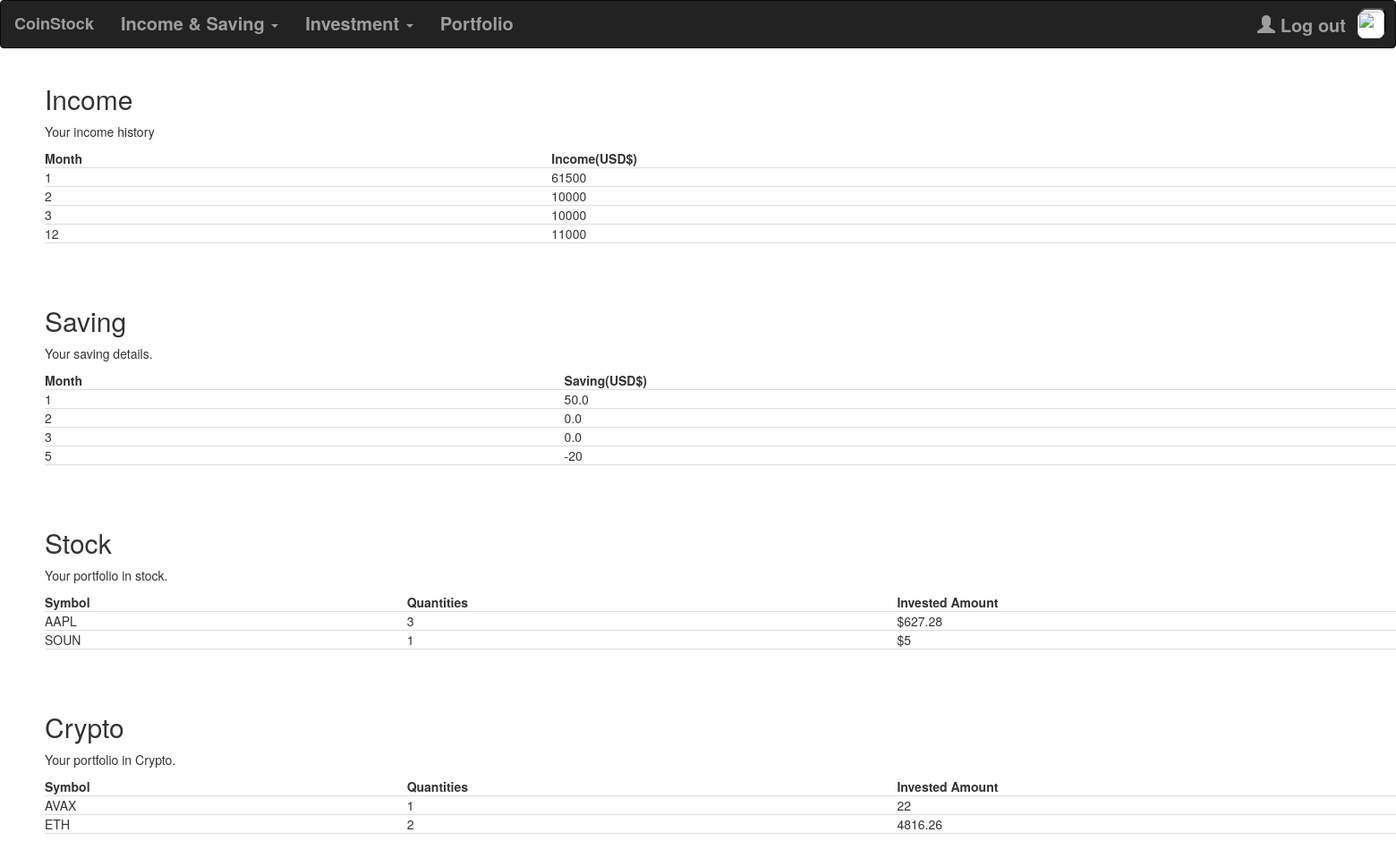
The app's page /portfolio (signed in) with its own data.
### tables this page shows
CREATE TABLE stock(
id INTEGER PRIMARY KEY AUTOINCREMENT,
symbol TEXT NOT NULL,
shares INTERGER NOT NULL,
price INTERGER NOT NULL,
timestamp DATETIME DEFAULT CURRENT_TIMESTAMP,
user_id INTERGER NOT NULL, amount INTERGER NOT NULL,
FOREIGN KEY (user_id) REFERENCES users(id)
);

CREATE TABLE coin(
id INTEGER PRIMARY KEY AUTOINCREMENT,
Coin_symbol TEXT NOT NULL,
quantities INTERGER NOT NULL,
price INTERGER NOT NULL,
timestamp DATETIME DEFAULT CURRENT_TIMESTAMP,
user_id INTERGER NOT NULL, amount INTERGER NOT NULL,
FOREIGN KEY (user_id) REFERENCES users(id)
);

### app.py (the view)
@app.route("/portfolio")
@login_required
def portfolio():
        user_id = session["user_id"]
        income = db.execute("SELECT month ,SUM(income) as total_income from income WHERE user_id =? Group by month", user_id)
        saving = db.execute("SELECT month ,SUM(saving) as total_saving from saving WHERE user_id =? Group by month", user_id)
        stock = db.execute("SELECT symbol,SUM(shares) as total_shares ,SUM(amount) as total_amount from stock WHERE user_id =? Group by symbol", user_id)
        coin = db.execute("SELECT Coin_symbol, SUM(quantities) as total_quantities , SUM(amount) as total_amount from coin WHERE user_id =? Group by Coin_symbol", user_id)
        return render_template('portfolio.html',incomes =income, savings = saving, stocks = stock, coins = coin)

### app.py (called while the page is built)
def login_required(f):
    @wraps(f)
    def decorated_function(*args, **kwargs):
        if session.get("user_id") == None:
            flash("Login Required.")
            return redirect("/login")
        return f(*args, **kwargs)
    return decorated_function

### templates/portfolio.html (shortened to what this page needs)
{% extends "index.html"%}
{% block content %}
<body>
    <div class="all-form">
        <form action="/portfolio" method="post">
            <div class="arranged_table">
                <fieldset>
                    <h2>Income</h2>
                    <p>Your income history</p>
                    <table>
                        <tr>
                            <th>Month</th>
                            <th>Income(USD$)</th>
                        </tr>
                        {% for income in incomes %}
                        <tr>
                                <td>{{income.month}}</td>
                                <td>{{income.total_income}}</td>
                        </tr>
                        {% endfor %}
                    </table>
                </fieldset>
                <fieldset>
                    <h2>Saving</h2>
                    <p>Your saving details.</p>
                    <table>
                        <tr>
                            <th>Month</th>
                            <th>Saving(USD$)</th>
                        </tr>
                        {% for saving in savings %}
                        <tr>
                                <td>{{saving.month}}</td>
                                <td>{{saving.total_saving}}</td>
                        </tr>
                        {% endfor %}
                    </table>
                </fieldset>
                <fieldset>
                    <h2>Stock </h2>
                    <p>Your portfolio in stock.</p>
                    <table>
                        <tr>
                            <th>Symbol</th>
                            <th>Quantities</th>
                            <th>Invested Amount</th>
                        </tr>
                        {% for stock in stocks %}
                        <tr>
                                <td>{{stock.symbol}}</td>
                                <td>{{stock.total_shares}}</td>
                                <td>${{stock.total_amount}}</td>
                        </tr>
                        {% endfor %}
                    </table>
                </fieldset>
                <fieldset>
                    <h2>Crypto </h2>
                    <p>Your portfolio in Crypto.</p>
                    <table>
                        <tr>
                            <th>Symbol</th>
                            <th>Quantities</th>
                            <th>Invested Amount</th>
                        </tr>
                        {% for coin in coins %}
                        <tr>
                                <td>{{coin.Coin_symbol}}</td>
                                <td>{{coin.total_quantities}}</td>
                                <td>{{coin.total_amount}}</td>
                        </tr>
                        {% endfor %}
                    </table>
                </fieldset>
            </div>
        </body>
{% endblock %}

### templates/index.html (shortened to what this page needs)
<!DOCTYPE html>
<html lang="en">
    <head>
        <link href="/static/styles.css" rel="stylesheet">
        <link rel="stylesheet" href="https://maxcdn.bootstrapcdn.com/bootstrap/3.4.1/css/bootstrap.min.css">
    </head>
    <body>
        <nav class="navbar navbar-inverse">
            <div class="container-fluid">
                <div class="navbar-header">
                    <a class="navbar-brand" href="/">CoinStock</a>
                </div>
                <ul class="nav navbar-nav">
                    <li class="dropdown"><a class="dropdown-toggle" data-toggle="dropdown" href="#"> Income & Saving <span class="caret"></span></a>
                    </li>
                    <li class="dropdown"><a class="dropdown-toggle" data-toggle="dropdown" href="#">Investment <span class="caret"></span></a>
                    </li>
                    <li><a href="/portfolio">Portfolio</a></li>
                </ul>
                <ul class="nav navbar-nav navbar-right">
                    {% if session["user_id"] %}
                        <li><a href="logout"><span class="glyphicon glyphicon-user"></span> Log out</a></li>
                    {% else %}
                        <li><a href="login"><span class="glyphicon glyphicon-user"></span> Login</a></li>
                        <li><a href="register"><span class="glyphicon glyphicon-log-in"></span>Register</a></li>
                    {% endif %}
                    <button class="dark" onclick="dark_mode_theme()" id="dark_mode"><img class="dark" src="https://img.icons8.com/?size=50&id=sVdEqLzVHv9I&format=png"></button>
                </ul>
            </div>
        </nav>
        <main>
            {% block content %}{% endblock %}
        </main>
    </body>
    </html>

### static/styles.css (style rules this page uses)
.all-form { margin-bottom: 20px; grid-template-columns: 70px auto; display: grid; justify-content: center; margin-left:-150px; }
form { display: flex; flex-direction: column; width: 300px; }
.arranged_table { position: absolute; left: 0; margin-left: 50px; }
table { width: 800%; border-collapse: collapse; text-align: right; margin-bottom: 50px; }
th, td { padding: 30px; text-align: left; border-bottom: 1px solid #DDD; }
nav { font-size: 20px; font-weight: bold; margin-bottom: 0px; }
.dark { width: 30px; height: 30px; border-radius:8px; display: flex; align-items: center; justify-content: center; margin-right: 10px; margin-top: 8px; margin-left: 5px; background-color:white ; }
body { background-color: white; color: black; }

### records on screen
stock: symbol "SOUN", total_shares "1", total_amount "5"
coin: Coin_symbol "AVAX", total_quantities "1", total_amount "22"

### other values on screen
{{ income.month }} "1" "2" "3" "12"
{{ income.total_income }} "61500" "10000" "10000" "11000"
{{ saving.month }} "1" "2" "3" "5"
{{ saving.total_saving }} "50.0" "0.0" "0.0" "-20"
{{ stock.symbol }} "AAPL"
{{ stock.total_shares }} "3"
{{ stock.total_amount }} "627.28"
{{ coin.Coin_symbol }} "ETH"
{{ coin.total_quantities }} "2"
{{ coin.total_amount }} "4816.26"
